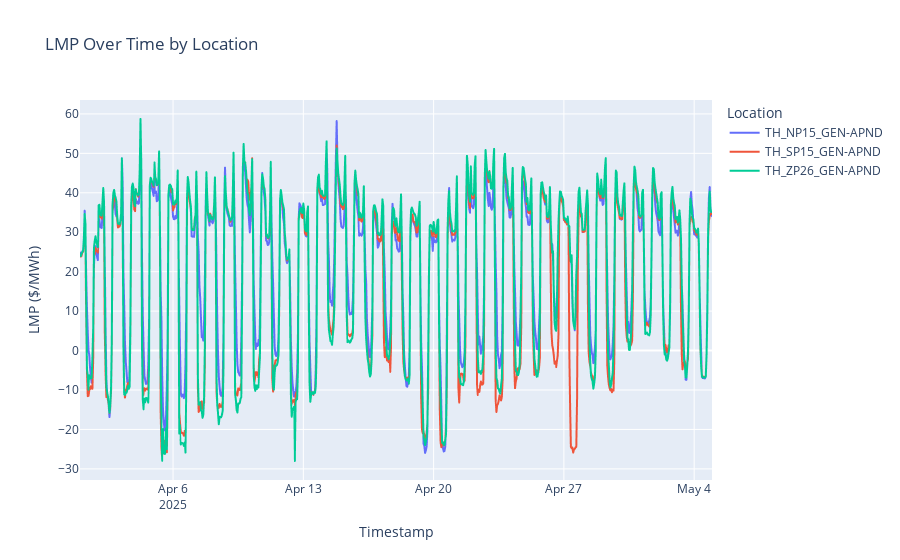

Source (notebook cell):
### Code cell
# df['price'].plot(figsize=(14, 7), title = 'Power Market Price')
# plt.show()

plt.figure(figsize=(12, 6))

fig = px.line(
    merged_df,
    x='Time',
    y='LMP',
    color='Location',
    title='LMP Over Time by Location',
    labels={'LMP': 'LMP ($/MWh)', 'Time': 'Timestamp'},
)

fig.show()

### Figure 1 — Plotly figure (JSON) as saved in the notebook; plotly's stock layout.template omitted (floating-point values rounded to 4 significant figures; data arrays with more than 128 entries replaced by an {"elided": "..."} marker saying what was removed)
{"data": [{"hovertemplate": "Location=TH_NP15_GEN-APND<br>Timestamp=%{x}<br>LMP ($/MWh)=%{y}<extra></extra>", "legendgroup": "TH_NP15_GEN-APND", "line": {"color": "#636efa", "dash": "solid"}, "marker": {"symbol": "circle"}, "mode": "lines", "name": "TH_NP15_GEN-APND", "showlegend": true, "type": "scattergl", "x": {"elided": "816 str values"}, "xaxis": "x", "y": {"elided": "816 float values"}, "yaxis": "y"}, {"hovertemplate": "Location=TH_SP15_GEN-APND<br>Timestamp=%{x}<br>LMP ($/MWh)=%{y}<extra></extra>", "legendgroup": "TH_SP15_GEN-APND", "line": {"color": "#EF553B", "dash": "solid"}, "marker": {"symbol": "circle"}, "mode": "lines", "name": "TH_SP15_GEN-APND", "showlegend": true, "type": "scattergl", "x": {"elided": "816 str values"}, "xaxis": "x", "y": {"elided": "816 float values"}, "yaxis": "y"}, {"hovertemplate": "Location=TH_ZP26_GEN-APND<br>Timestamp=%{x}<br>LMP ($/MWh)=%{y}<extra></extra>", "legendgroup": "TH_ZP26_GEN-APND", "line": {"color": "#00cc96", "dash": "solid"}, "marker": {"symbol": "circle"}, "mode": "lines", "name": "TH_ZP26_GEN-APND", "showlegend": true, "type": "scattergl", "x": {"elided": "816 str values"}, "xaxis": "x", "y": {"elided": "816 float values"}, "yaxis": "y"}], "layout": {"legend": {"title": {"text": "Location"}, "tracegroupgap": 0}, "title": {"text": "LMP Over Time by Location"}, "xaxis": {"anchor": "y", "domain": [0, 1], "title": {"text": "Timestamp"}}, "yaxis": {"anchor": "x", "domain": [0, 1], "title": {"text": "LMP ($/MWh)"}}}}
